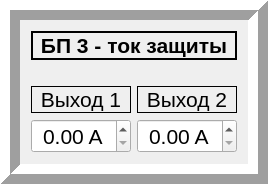
           <widget class="QFrame" name="frame_9">
            <property name="frameShape">
             <enum>QFrame::Box</enum>
            </property>
            <property name="frameShadow">
             <enum>QFrame::Raised</enum>
            </property>
            <property name="lineWidth">
             <number>10</number>
            </property>
            <layout class="QGridLayout" name="gridLayout_18">
             <item row="0" column="0">
              <layout class="QGridLayout" name="gridLayout_19">
               <item row="2" column="1">
                <widget class="QLabel" name="label_31">
                 <property name="sizePolicy">
                  <sizepolicy hsizetype="Preferred" vsizetype="Fixed">
                   <horstretch>0</horstretch>
                   <verstretch>0</verstretch>
                  </sizepolicy>
                 </property>
                 <property name="font">
                  <font>
                   <pointsize>16</pointsize>
                  </font>
                 </property>
                 <property name="frameShape">
                  <enum>QFrame::Box</enum>
                 </property>
                 <property name="text">
                  <string>Выход 2</string>
                 </property>
                 <property name="alignment">
                  <set>Qt::AlignCenter</set>
                 </property>
                </widget>
               </item>
               <item row="0" column="0" colspan="2">
                <widget class="QLabel" name="label_32">
                 <property name="sizePolicy">
                  <sizepolicy hsizetype="Preferred" vsizetype="Fixed">
                   <horstretch>0</horstretch>
                   <verstretch>0</verstretch>
                  </sizepolicy>
                 </property>
                 <property name="font">
                  <font>
                   <pointsize>16</pointsize>
                   <weight>75</weight>
                   <bold>true</bold>
                  </font>
                 </property>
                 <property name="frameShape">
                  <enum>QFrame::Box</enum>
                 </property>
                 <property name="lineWidth">
                  <number>2</number>
                 </property>
                 <property name="text">
                  <string>БП 3 - ток защиты</string>
                 </property>
                 <property name="alignment">
                  <set>Qt::AlignCenter</set>
                 </property>
                </widget>
               </item>
               <item row="2" column="0">
                <widget class="QLabel" name="label_33">
                 <property name="sizePolicy">
                  <sizepolicy hsizetype="Preferred" vsizetype="Fixed">
                   <horstretch>0</horstretch>
                   <verstretch>0</verstretch>
                  </sizepolicy>
                 </property>
                 <property name="font">
                  <font>
                   <pointsize>16</pointsize>
                  </font>
                 </property>
                 <property name="frameShape">
                  <enum>QFrame::Box</enum>
                 </property>
                 <property name="text">
                  <string>Выход 1</string>
                 </property>
                 <property name="alignment">
                  <set>Qt::AlignCenter</set>
                 </property>
                </widget>
               </item>
               <item row="3" column="1">
                <widget class="QDoubleSpinBox" name="doubleSpinBox_power3_out2_2">
                 <property name="sizePolicy">
                  <sizepolicy hsizetype="Minimum" vsizetype="Preferred">
                   <horstretch>0</horstretch>
                   <verstretch>0</verstretch>
                  </sizepolicy>
                 </property>
                 <property name="font">
                  <font>
                   <pointsize>16</pointsize>
                  </font>
                 </property>
                 <property name="alignment">
                  <set>Qt::AlignCenter</set>
                 </property>
                 <property name="suffix">
                  <string> A</string>
                 </property>
                </widget>
               </item>
               <item row="3" column="0">
                <widget class="QDoubleSpinBox" name="doubleSpinBox_power3_out1_2">
                 <property name="sizePolicy">
                  <sizepolicy hsizetype="Minimum" vsizetype="Preferred">
                   <horstretch>0</horstretch>
                   <verstretch>0</verstretch>
                  </sizepolicy>
                 </property>
                 <property name="font">
                  <font>
                   <pointsize>16</pointsize>
                  </font>
                 </property>
                 <property name="alignment">
                  <set>Qt::AlignCenter</set>
                 </property>
                 <property name="suffix">
                  <string> A</string>
                 </property>
                </widget>
               </item>
               <item row="1" column="0" colspan="2">
                <spacer name="verticalSpacer_8">
                 <property name="orientation">
                  <enum>Qt::Vertical</enum>
                 </property>
                 <property name="sizeType">
                  <enum>QSizePolicy::Fixed</enum>
                 </property>
                 <property name="sizeHint" stdset="0">
                  <size>
                   <width>20</width>
                   <height>20</height>
                  </size>
                 </property>
                </spacer>
               </item>
              </layout>
             </item>
            </layout>
           </widget>
